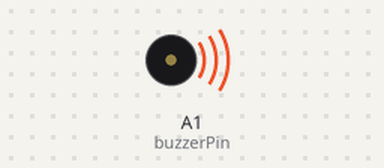
A sketch run on a simulated Arduino Uno, built with avr-gcc and run on an emulated ATmega328P. Parts: buzzer (waves = sounding).

Above: at 0.1 s.
At 4.2 s:
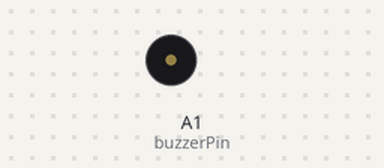
Timing chart, 0 to 5.7 s (numbered marks = the images above):
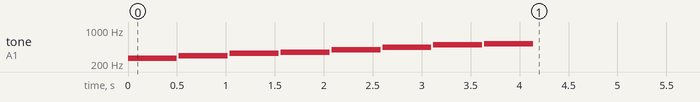

The sketch:

ders07-buzzer.ino
```cpp
#define buzzerPin A1

int notaSayisi = 8;

//do, re, mi, fa, sol, la, si ve ince do icin frekans degerleri
int C = 262;
int D = 294;
int E = 330;
int F = 349;
int G = 392;
int A = 440;
int B = 494;
int C_ = 523;

//notalarin tamamini array icinde tut
int notalar[] = {C, D, E, F, G, A, B, C_};

void setup()
{
  //0.5sn araliklar ile sirayla notalari cal
  for (int i = 0; i < notaSayisi; i++)
  {
    tone(buzzerPin, notalar[i]);
    delay(500);
    noTone(buzzerPin);
    delay(20);
  }
  noTone(buzzerPin);
}

void loop()
{
}
```
